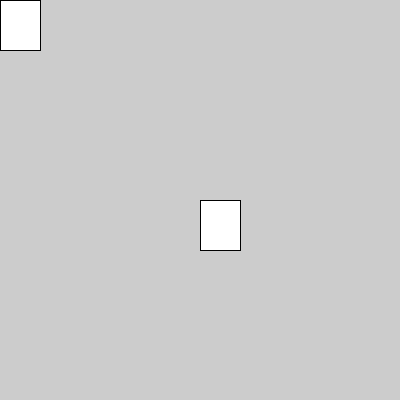
Frame 1 (no input)
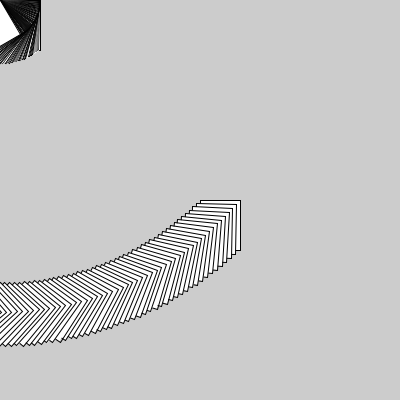
Frame 60 (the mouse pressed at the canvas centre just before this capture)
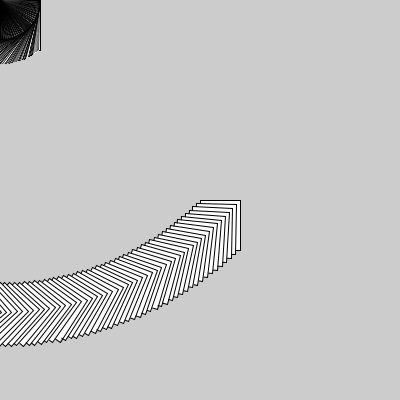
Frame 120 (the mouse held since frame 60 and released just before this capture)

The Processing sketch that drew these frames (run headless with seeded random() and noise(); from frame 60 on, the mouse is pressed at the canvas centre):

// Processing sketch: rotate_45_rotando
// ── rotate_45_rotando.pde
int angulo = 0;

void setup() {
  size(400, 400);
}

void draw() {
  rotate(radians(angulo));
  rect(0,0,40,50);
  rect(200,200,40,50);
  angulo++;
}
